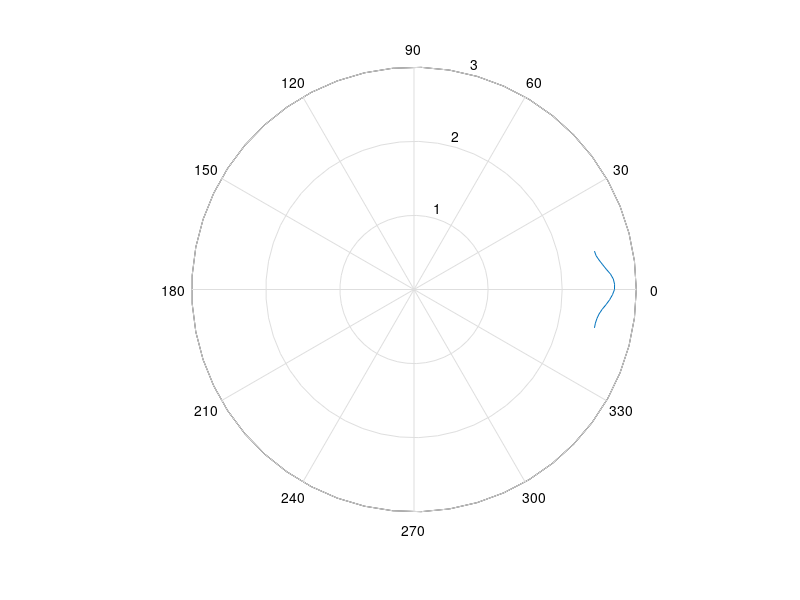

This chart was generated by the following MATLAB code: (Note: this script raises an error after producing the figure.)
clear all
close all
clc

%% valori misurati
theta = linspace(-pi/15, pi/15, 17);
voltage = [2.49 2.49 2.5 2.52 2.554 2.6 2.644 2.68 2.706 2.708 2.694 ...
    2.66 2.61 2.568 2.53 2.5 2.49]
    
%% assi di riferimento per lo spicchio di nostro interesse
x = [0 -pi/15];
y = [0 3];

z = [0 pi/15];
w = [0 3];

%% curve per individuare i valori a regime
a = linspace(-pi/15, -pi, 12);
b = 2.49.*1.^(1:12);

c = linspace (pi/15, pi, 12);
d =2.49.*1.^(1:12);

%% grafici
figure(1)
PolarGraph = polar(theta,voltage);
PolarGraph.LineStyle ="-";
PolarGraph.Color = [0.3010 0.7450 0.9330];
PolarGraph.Marker = "hexagram";
PolarGraph.LineWidth = 1;
hold on
polar(x,y, 'k-')
polar(z,w, 'k-')
A = polar(a,b)
B = polar(c,d)
A.Color = [0.3010 0.7450 0.9330];
A.LineWidth = 1;
B.Color = [0.3010 0.7450 0.9330];
B.LineWidth = 1;

%% caratteristiche titolo
[t,s] = title ('Rate of change of the voltage with respect to degree, North pole','Distance set at 2 cm, \theta variable')
t.FontSize = 16;
s.FontAngle='italic';
